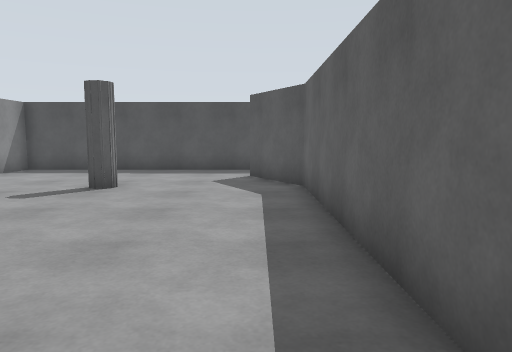
view 1 (above)

24 first-person views from a walk through a world built for the Gazebo simulator. The camera is 1.2 m above the floor, tilts 6° down and sees 70° across. The floor is counted in squares, 1 m on a side. Each view is taken from the middle of a square. On the plan, view 1 faces up. The plan holds only what a view shows up to about 14 squares ahead; the rest is blank. The place goes on beyond the plan.

view 2
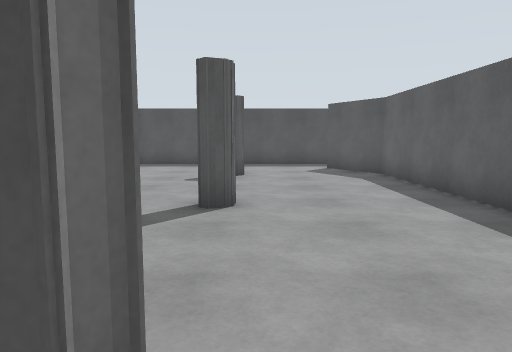

view 3
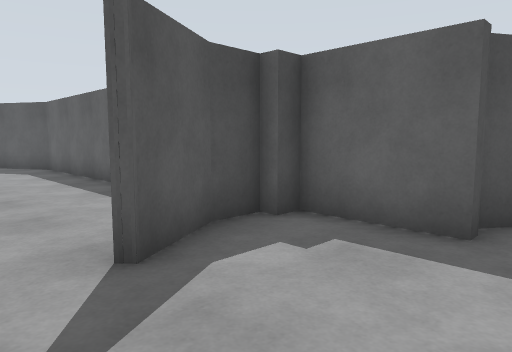

view 4
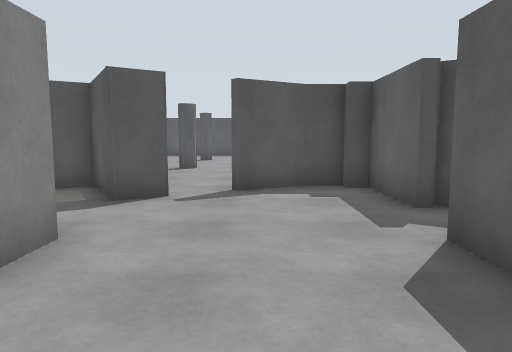

view 5
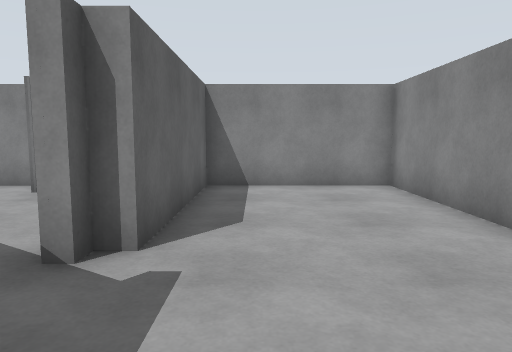

view 6
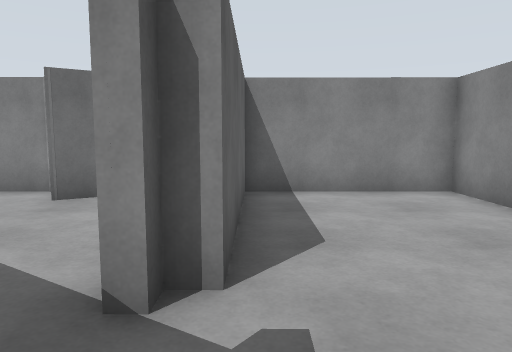

view 7
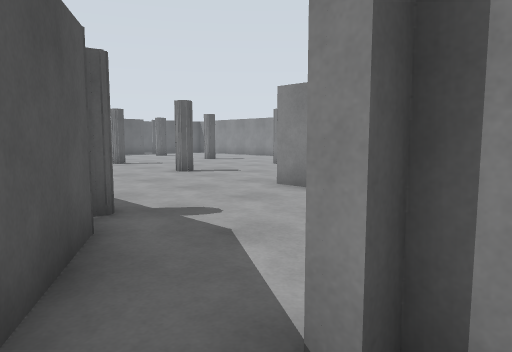

view 8
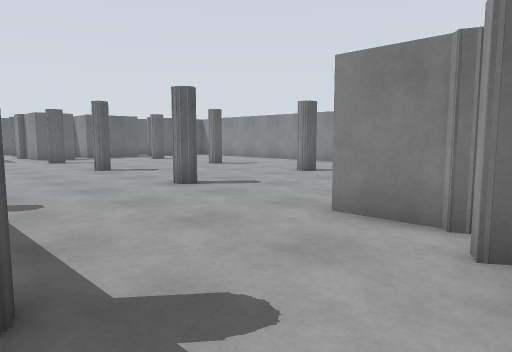

view 9
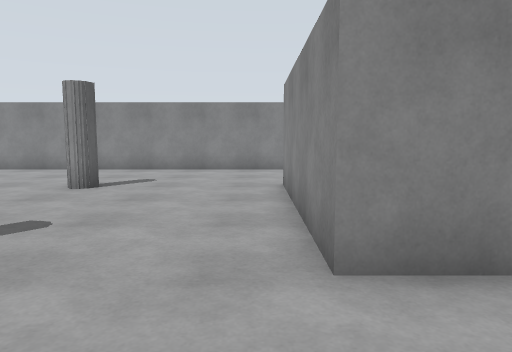

view 10
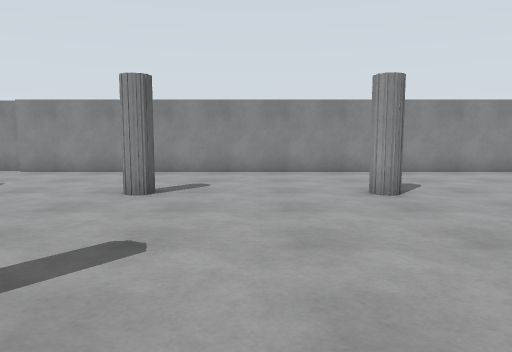

view 11
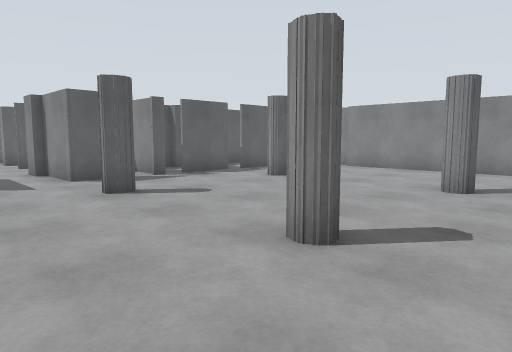

view 12
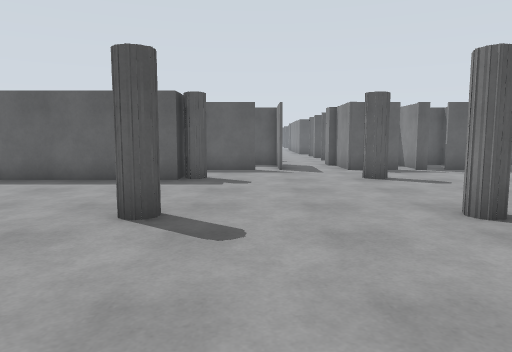

view 13
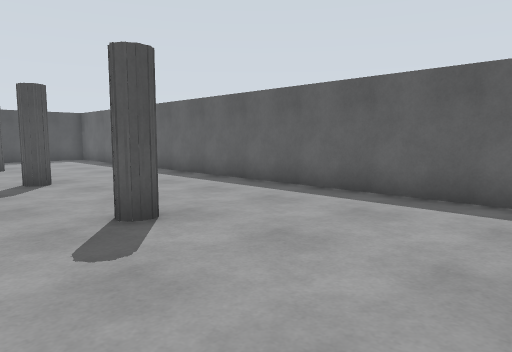

view 14
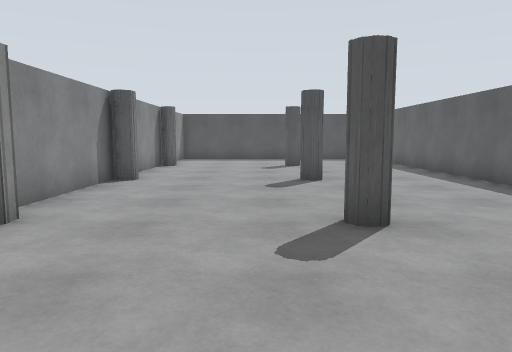

view 15
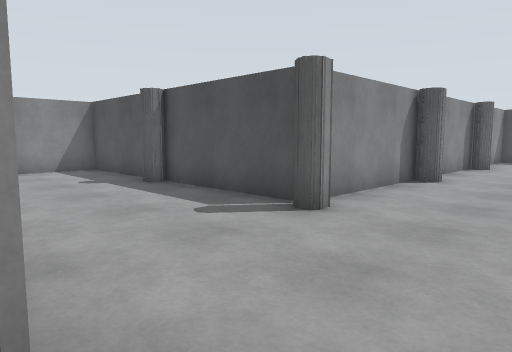

view 16
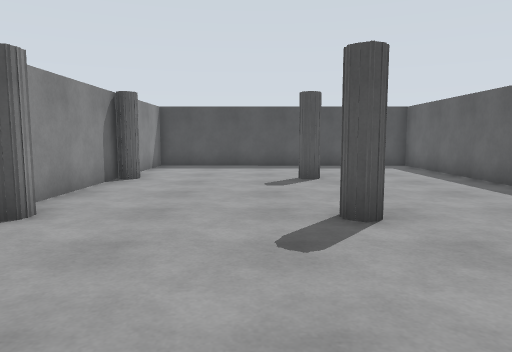

view 17
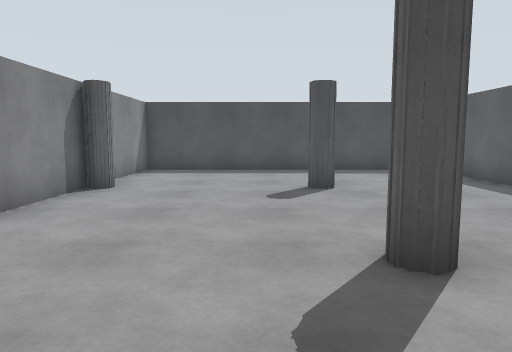

view 18
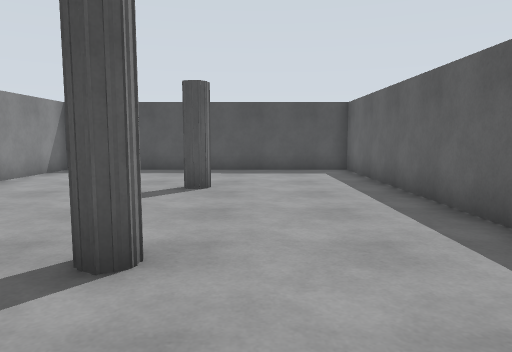

view 19
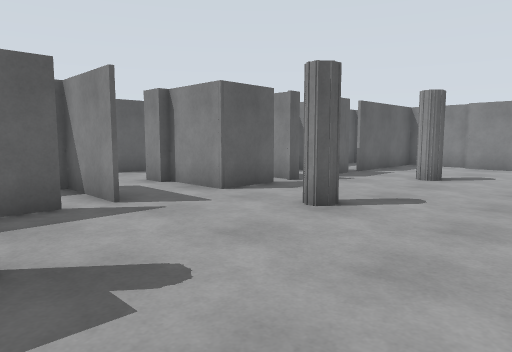

view 20
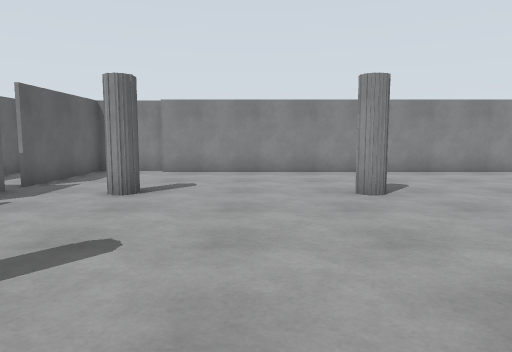

view 21
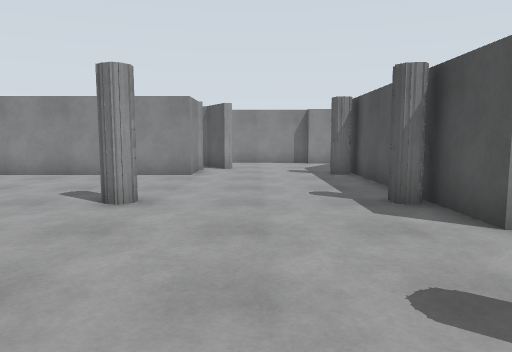

view 22
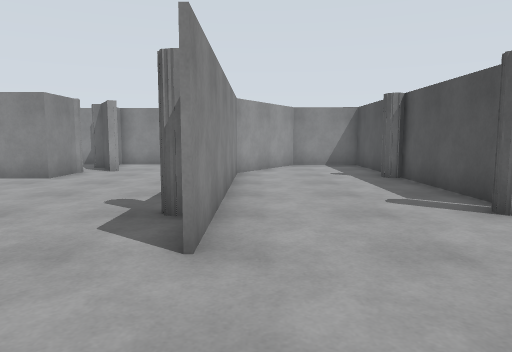

view 23
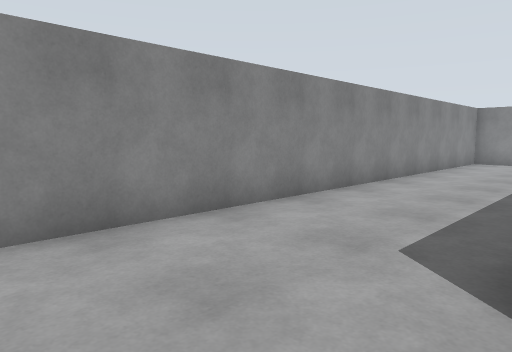

view 24
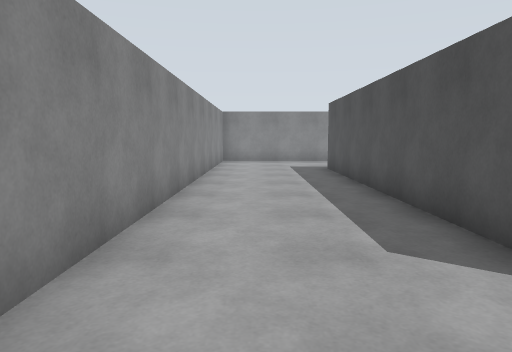

### Floor plan
Points are (right, up) in squares from view 1. A wall is a line through its corners. A room is listed if a view was taken in it or the views show most of it. See-through windows are left out.
Room 1 (view 1)
walls: (-3.5, 8.5) (-4, 8.5); (-3.4, 3.3) (-3.9, 3.1); (1.2, 1.5) (1.2, 9) (-0.2, 11.5); (-0.2, 13.7) (-4.5, 13.7)
ways out: opening at (-2.5, -2) to room 2
Room 2 (views 2, 3, 4, 5, 6, 7)
walls: (-3.4, -6.6) (-3.4, -12.1) (1.1, -12.1) (1.2, -6.8) (1.7, -6.8) (1.7, -6.4) (2.2, -6.4); (-2.8, -3.6) (-3.7, -4.1); (2.2, -4.8) (1.7, -4.8) (1.7, -2.3) (1.2, -2.3); (2.9, -5.1) (2.1, -4.6); (0.3, -1.9) (-1.5, -2.8); (1.2, -2) (0.1, -2)
ways out: opening at (-2.5, -2) to room 1; opening at (2, -6) to room 4
Room 3 (views 8, 9, 10, 11, 12, 13, 14, 15, 16, 17, 18, 19, 20, 21, 22, 23, 24)
walls: (14.4, -6.7) (11.9, -6.7); (12.6, -7) (12.4, -7.4) (12.1, -7.6); (10.2, -6.7) (6.4, -6.7); (17.4, -12.8) (17.2, -12.4) (17.9, -12.3); (12.7, -1.6) (12.4, -2.2); (12.5, -1.6) (12.5, -2.1); (11.7, -1.6) (7.1, -1.6) (7.3, -1.9) (6.9, -2.2); (22.9, -7.6) (22.5, -7.3); (23.5, -6.8) (22.4, -6.8) (22.4, 13.6) (11.9, 13.7) (11.9, 10); (5.6, -6.7) (4, -5.7); (25.6, -9.1) (25.6, -6.3); (5.1, -12.1) (7.3, -12.1) (7.3, -18.3); (5.8, -1.6) (2.1, -1.6) (2.1, -4.1); (3.9, -5.5) (5.7, -6.6) (14.4, -6.6); (4.1, -11.4) (5, -10.9); (12.4, 3.2) (11.9, 3.1); (11.9, 3.6) (11.9, -0.8); (25.6, -14.4) (25.6, -12.4) (27.8, -12.4) (27.8, -12.1) (28.5, -12.1); (22.6, -18.1) (22.6, -17.6); (25.6, -15.4) (25.6, -15.1); (6.3, -18.2) (-4.1, -18.2); (25.6, -18.2) (25.6, -16.1); (23.3, -23.1) (25.6, -23.1) (25.6, -18.8); (11.9, 9) (11.9, 4.6); (-4.5, -22.7) (23.4, -22.8)
ways out: opening at (3, -7) to room 4; opening at (24.5, -6.5); gap at (26, -14); gap at (26, -9)
Room 4 (no view inside)
walls: (4, -5.7) (2.9, -5.1)
ways out: opening at (2, -6) to room 2; opening at (3, -7) to room 3

Positions as (right, up) in squares from view 1, and headings:
1: (0, 0), facing up
2: (-3, -3), facing up
3: (-3, -6), facing up-right
4: (-1, -11), facing up
5: (0, -3), facing down
6: (1, -4), facing down
7: (1, -5), facing down-right
8: (4, -7), facing down-right
9: (8, -9), facing down
10: (15, -10), facing down
11: (15, -9), facing down-right
12: (12, -9), facing right
13: (15, -7), facing up-right
14: (16, -7), facing up
15: (16, -7), facing up-left
16: (16, -2), facing up
17: (16, 0), facing up
18: (19, 0), facing up
19: (19, -7), facing down-right
20: (20, -10), facing down
21: (19, -10), facing left
22: (18, -6), facing left
23: (10, -18), facing down-left
24: (10, -21), facing left
